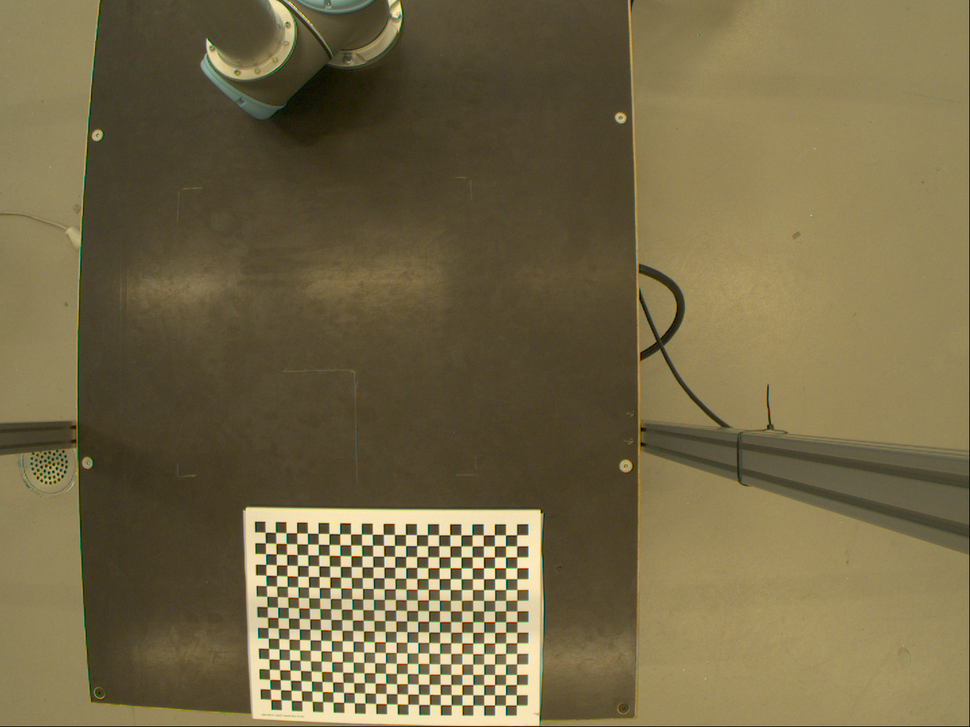
#> input picture HW[2]/images/img1.png, 970 x 727 px, shrunk from 1440 x 1080 before the run
$ python Q4.py
#> lines starting #> are read from the running program, lines starting #| are printed output that depends on the picture
import cv2
import numpy as np


criteria = (cv2.TERM_CRITERIA_EPS + cv2.TERM_CRITERIA_MAX_ITER, 30, 0.001)
objp = np.zeros((24*17, 3), np.float32)
objp[:, :2] = np.mgrid[0:24, 0:17].T.reshape(-1, 2)
objpoints, imgpoints = [], []


def calibrate_image(input_images, output_name, dest_image='images//img5.png', is_plot_corners=False):
    for img_path in input_images:
        objpoints.append(objp)

        img = cv2.imread(img_path, cv2.IMREAD_COLOR)
        img = cv2.cvtColor(img, cv2.COLOR_BGR2RGB)
        gray_img = cv2.cvtColor(img, cv2.COLOR_BGR2GRAY)

        ret, corners = cv2.findChessboardCorners(gray_img, (24, 17), None)
        accurate_corners = cv2.cornerSubPix(gray_img, corners, (11, 11), (-1, -1), criteria)
        imgpoints.append(accurate_corners)

        if is_plot_corners:
            img = cv2.drawChessboardCorners(img, (24, 17), accurate_corners, ret)
            cv2.imwrite(output_name + '_corners.png', img)

    ret, mtx, dist, rvecs, tvecs = cv2.calibrateCamera(objpoints, imgpoints, gray_img.shape[::-1], None, None)

    test_img = cv2.imread(dest_image)
    h, w = test_img.shape[:2]
    newcameramtx, roi = cv2.getOptimalNewCameraMatrix(mtx, dist, (w, h), 1, (w, h))
    dst = cv2.undistort(test_img, mtx, dist, None, newcameramtx)
    x, y, w, h = roi
    dst = dst[y:y+h, x:x+w]
    cv2.imwrite(output_name+'.png', dst)


if __name__ == '__main__':
    calibrate_image(['images//img1.png'], 'calib1', is_plot_corners=True)
#> in calibrate_image, img is the input picture: shape (727, 970, 3); mean B, G, R 71, 104.9, 116.6
#> in calibrate_image, `gray_img = cv2.cvtColor(img, cv2.COLOR_BGR2GRAY)`:
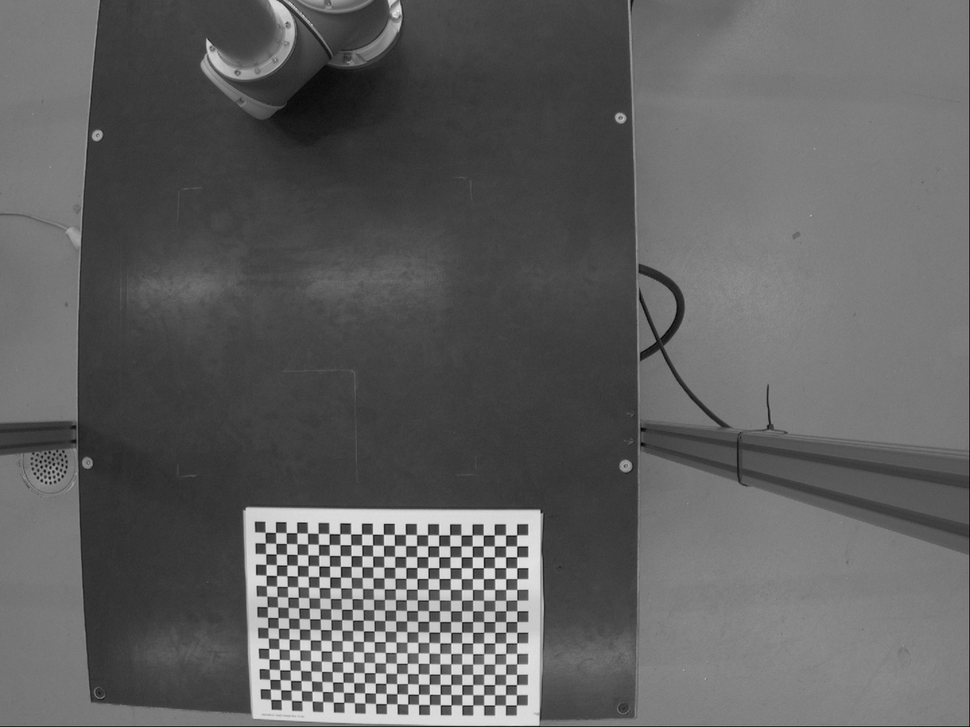
#> gray_img: shape (727, 970); min 4, max 241, mean 96.1
#> in calibrate_image, `ret, corners = cv2.findChessboardCorners(gray_img, (24, 17), None)`: ret = True; corners = 408 rows, first 8: [265.2, 532.4], [275.5, 532.5], [286.2, 532.7], [296.8, 532.7], [307.5, 533.2], [318.3, 533.4], [329.2, 533.6], [339.8, 533.7]
#> in calibrate_image, `accurate_corners = cv2.cornerSubPix(gray_img, corners, (11, 11), (-1, ..`: accurate_corners = 408 rows, first 8: [270.4, 537.2], [270.4, 537.2], [281, 538.2], [291.3, 537.5], [302.3, 537.9], [324.3, 539.5], [334, 538.6], [334, 538.6]
#> in calibrate_image, `img = cv2.drawChessboardCorners(img, (24, 17), accurate_corners, ret)`:
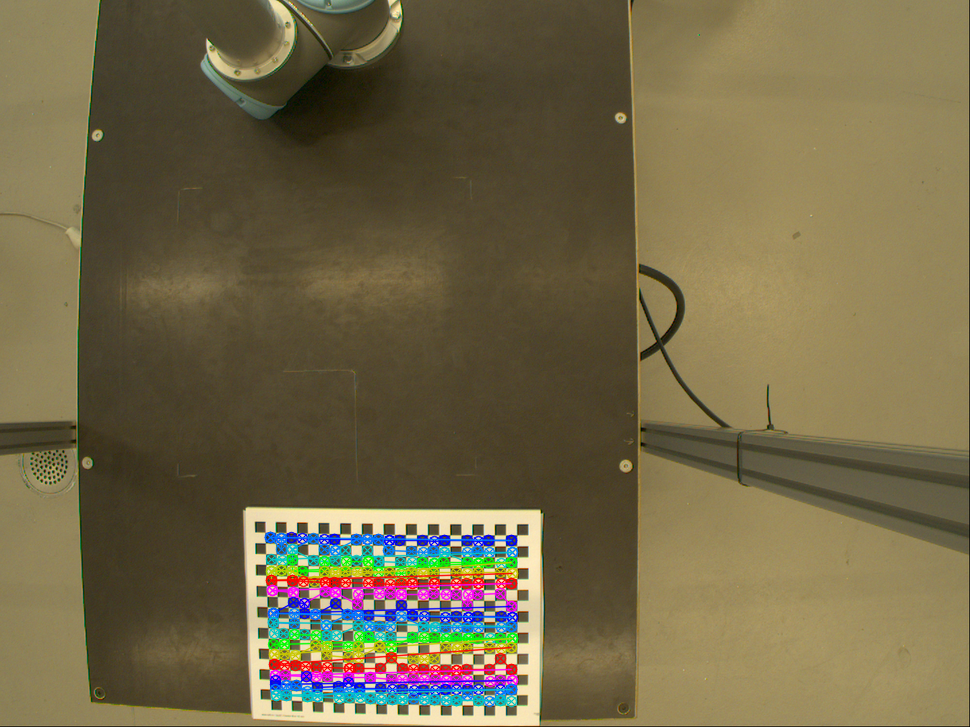
#> img: shape (727, 970, 3); mean R, G, B 114.5, 103.7, 72.2
#> in calibrate_image, `ret, mtx, dist, rvecs, tvecs = cv2.calibrateCamera(objpoints, imgpoint..`: ret = 7.38; mtx = [[6962.4, 0, 471.4], [0, 5082.9, 423.5], [0, 0, 1]]; dist = [[-81.88, -33282.3, 4.71, -1.67, -120]]; rvecs = ([0.302, 0.524, -0.0146],); tvecs = ([-16.09, 10.56, 658.4],)
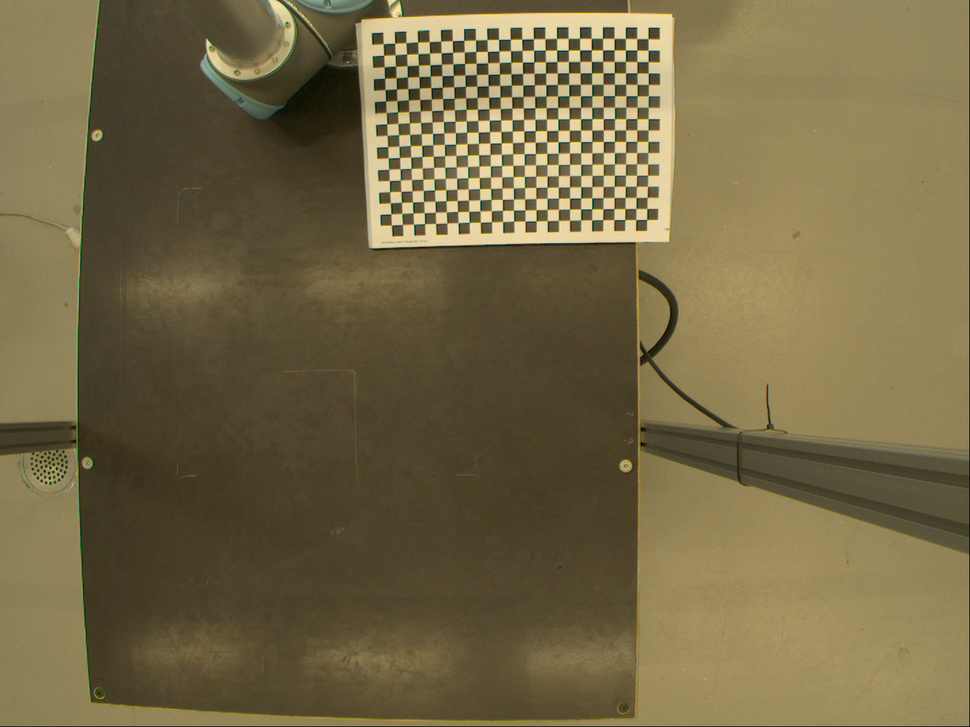
#> input picture HW[2]/images/img5.png, 970 x 727 px, shrunk from 1440 x 1080 before the run
#> in calibrate_image, test_img is the input picture: shape (727, 970, 3); mean B, G, R 69.7, 104.2, 116.3
#> in calibrate_image, `newcameramtx, roi = cv2.getOptimalNewCameraMatrix(mtx, dist, (w, h), 1..`: newcameramtx has the same summary as mtx; roi = (0, 0, 969, 614)
#> in calibrate_image, `dst = cv2.undistort(test_img, mtx, dist, None, newcameramtx)`:
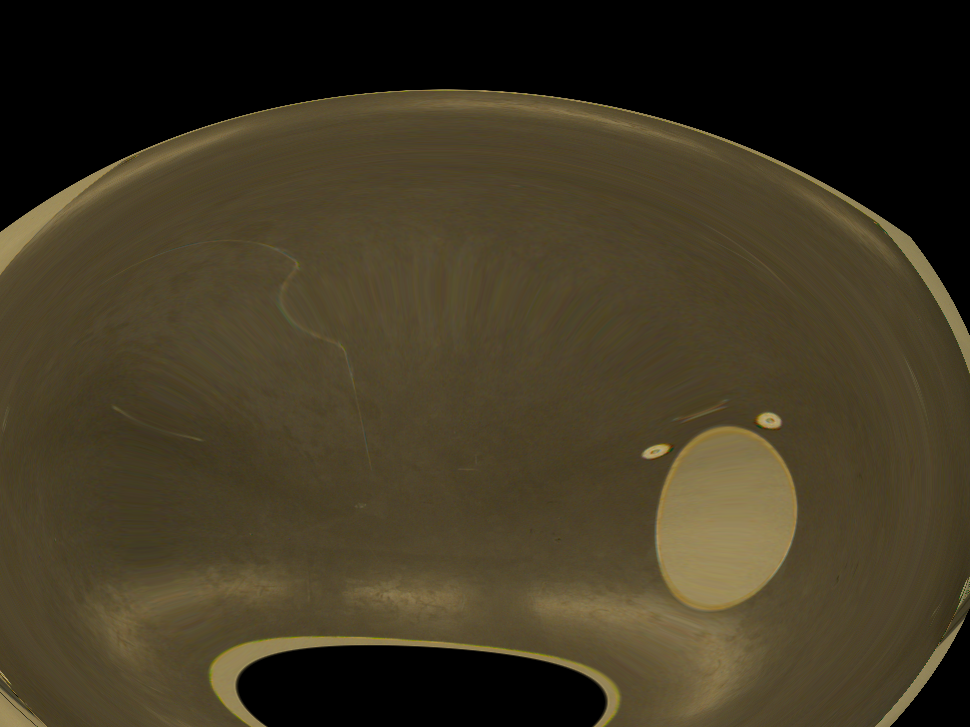
#> dst: shape (727, 970, 3); mean B, G, R 35.3, 55.8, 64.5
#> in calibrate_image, `x, y, w, h = roi`: x = 0; w = 969; h = 614
#> in calibrate_image, `dst = dst[y:y+h, x:x+w]`:
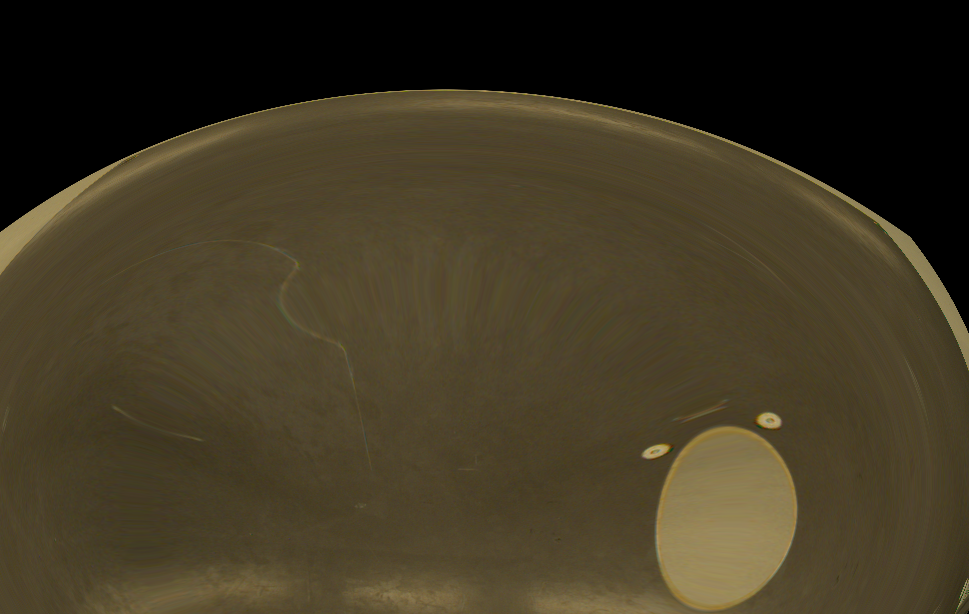
#> dst: shape (614, 969, 3); mean B, G, R 34.9, 55.2, 63.8
    calibrate_image(['images//img1.png', 'images//img2.png', 'images//img3.png', 'images//img4.png'], 'calib2')
#> call 2 of calibrate_image, with output_name = 'calib2', dest_image = 'images//img5.png', is_plot_corners = False
#> in calibrate_image (call 2), `ret, corners = cv2.findChessboardCorners(gray_img, (24, 17), None)`: ret = True
#> pass 2 of the loop in calibrate_image, `for img_path in input_images:`:
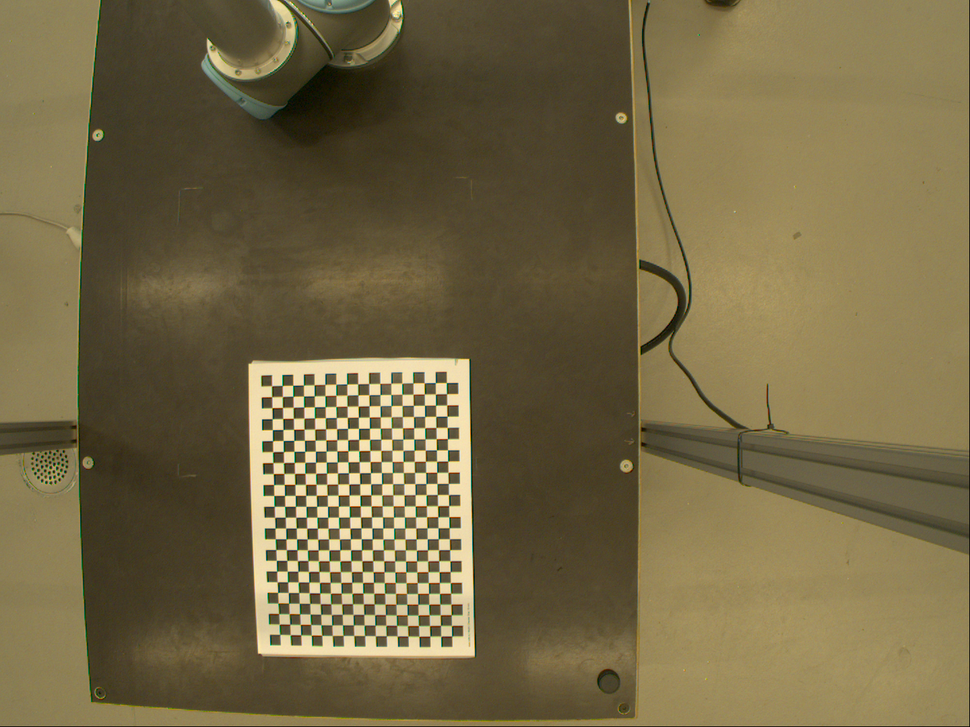
#> input picture HW[2]/images/img2.png, 970 x 727 px, shrunk from 1440 x 1080 before the run
#> in calibrate_image, img is the input picture: shape (727, 970, 3); mean B, G, R 69.3, 103.9, 116.1
#> in calibrate_image (call 2), `gray_img = cv2.cvtColor(img, cv2.COLOR_BGR2GRAY)`:
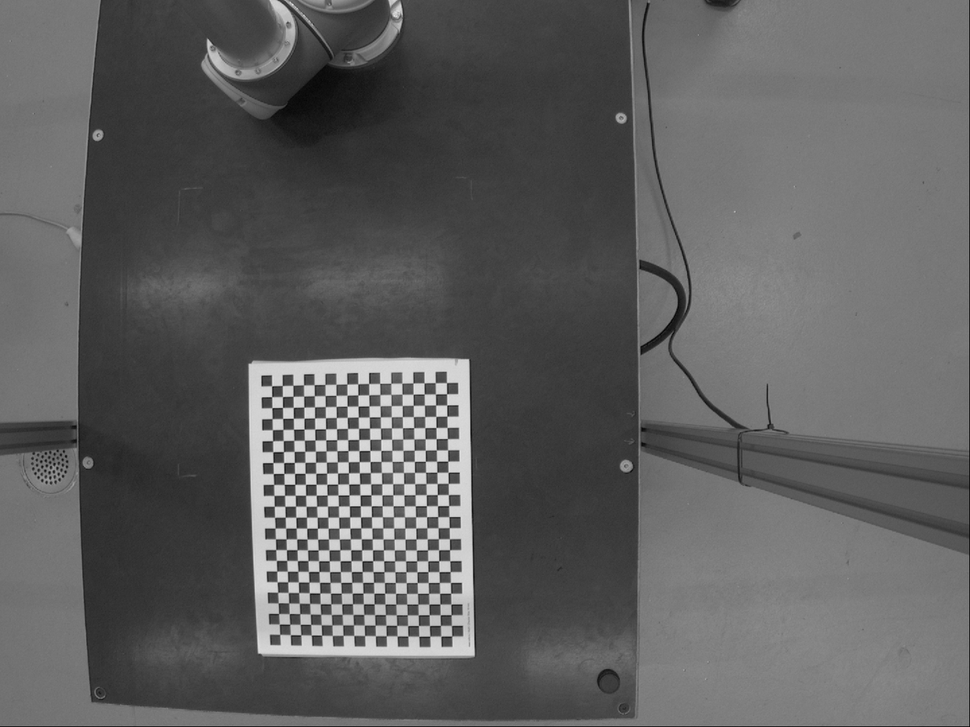
#> gray_img: shape (727, 970); min 6, max 231, mean 94.9
#> corners = 408 rows, first 8: [279.7, 634.4], [279.3, 624.1], [278.6, 613.5], [278.2, 602.9], [277.6, 592.3], [277.2, 581.8], [276.7, 571.1], [276.4, 560.5]
#> accurate_corners = 408 rows, first 8: [284.5, 628.9], [284.5, 619.1], [284.5, 619.1], [283.3, 597.4], [282.3, 586.7], [282.3, 586.7], [281.5, 565.4], [281.5, 565.4]
#> pass 3 of the loop in calibrate_image, `for img_path in input_images:`:
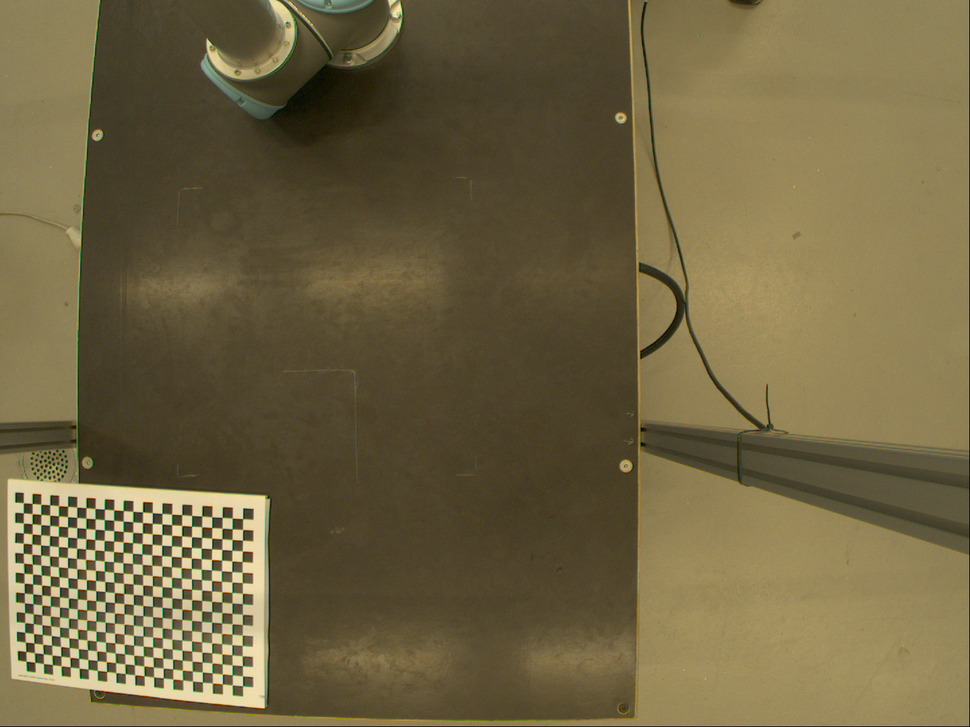
#> input picture HW[2]/images/img3.png, 970 x 727 px, shrunk from 1440 x 1080 before the run
#> in calibrate_image, img is the input picture: shape (727, 970, 3); mean B, G, R 66.5, 100.3, 112.1
#> in calibrate_image (call 2), `gray_img = cv2.cvtColor(img, cv2.COLOR_BGR2GRAY)`:
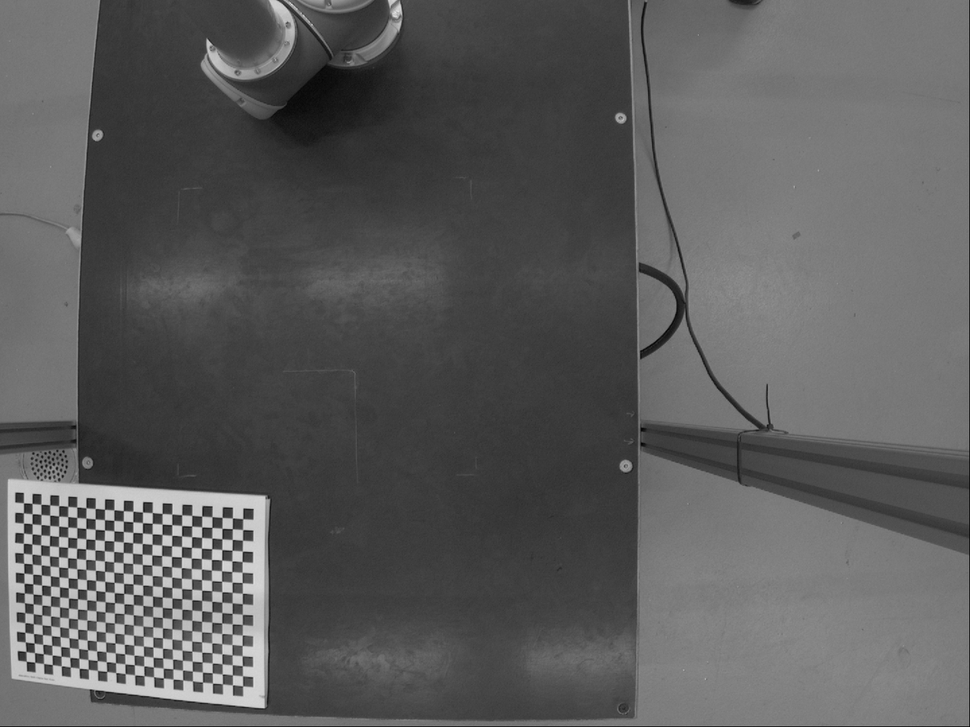
#> gray_img: shape (727, 970); min 4, max 226, mean 91.5
#> corners = 408 rows, first 8: [23.51, 502.8], [32.02, 503.4], [40.84, 504.3], [49.66, 504.8], [58.66, 505.7], [67.74, 506.4], [76.61, 507.1], [85.93, 507.7]
#> accurate_corners = 408 rows, first 8: [27.66, 508], [31.39, 508.4], [40.23, 509.1], [49.76, 510.1], [58.46, 510.8], [67.36, 511], [77.26, 512], [86.34, 512.9]
#> the loop made 4 passes; the first 3 are shown
#> in calibrate_image (call 2), `dst = cv2.undistort(test_img, mtx, dist, None, newcameramtx)`:
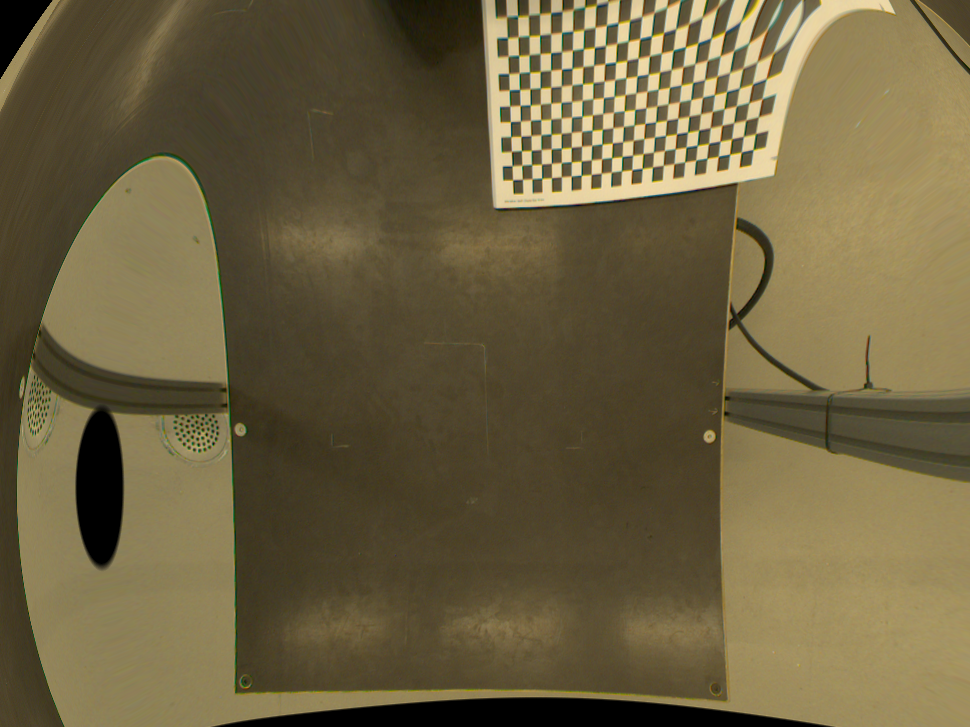
#> dst: shape (727, 970, 3); mean B, G, R 64.8, 97.4, 109.2
#> in calibrate_image (call 2), `dst = dst[y:y+h, x:x+w]`:
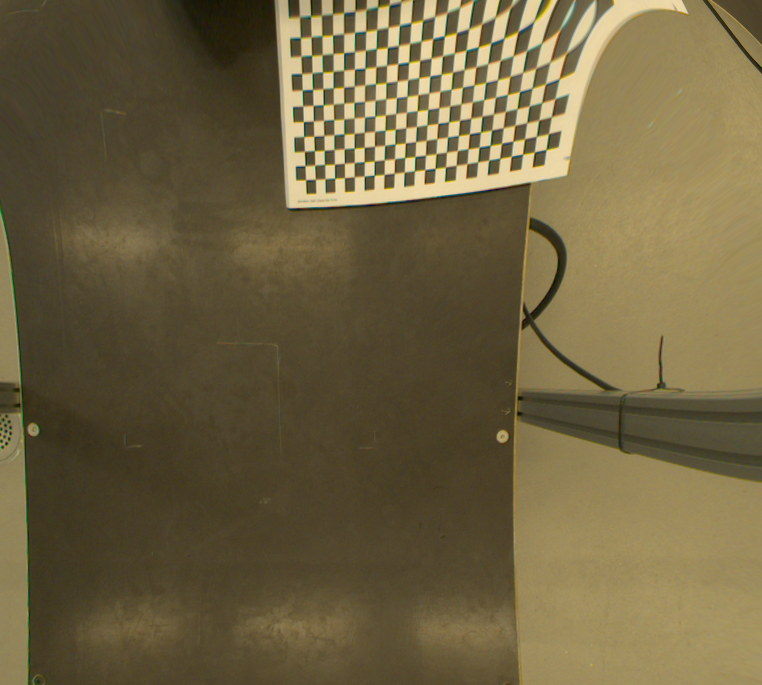
#> dst: shape (685, 762, 3); mean B, G, R 65.7, 98.8, 111.2
